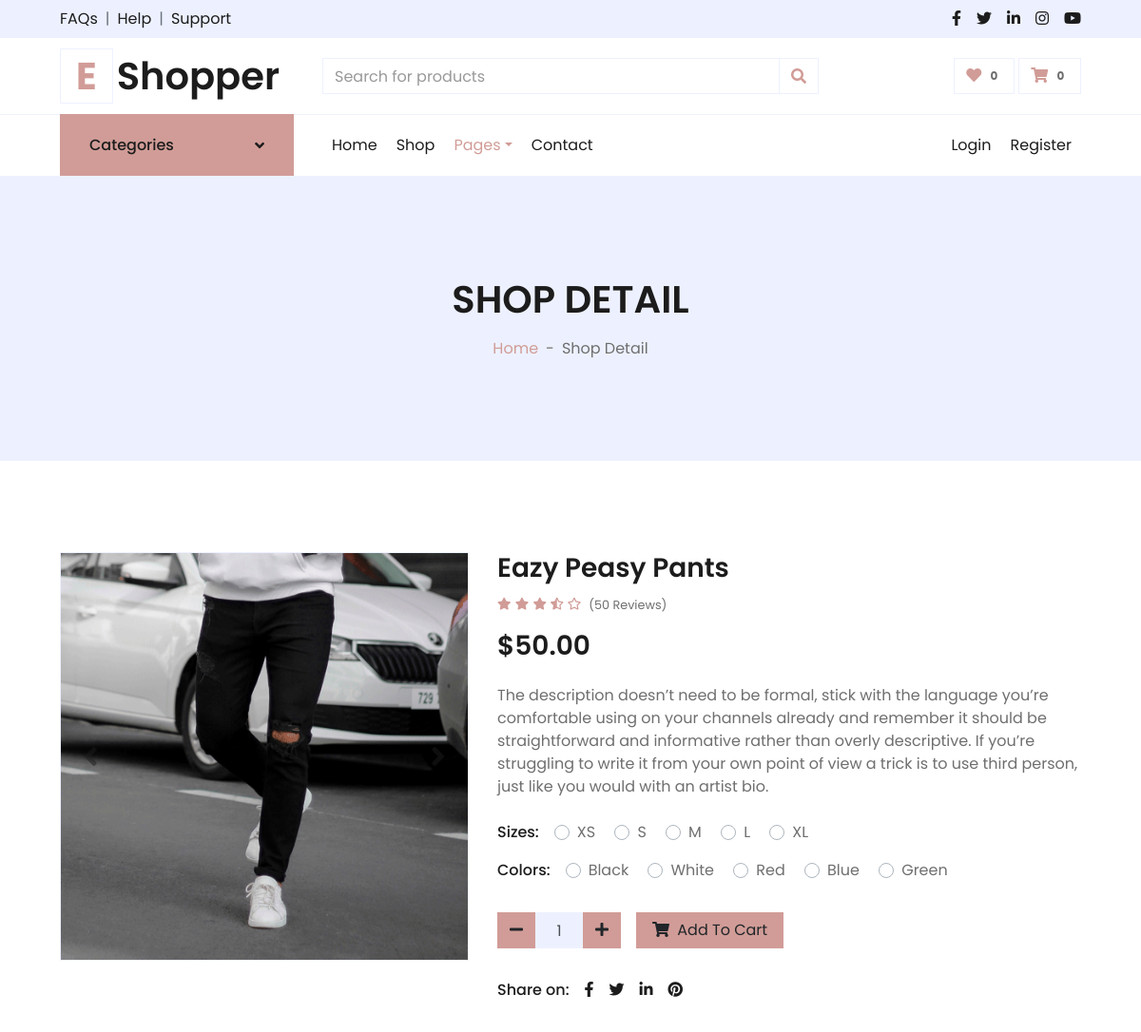
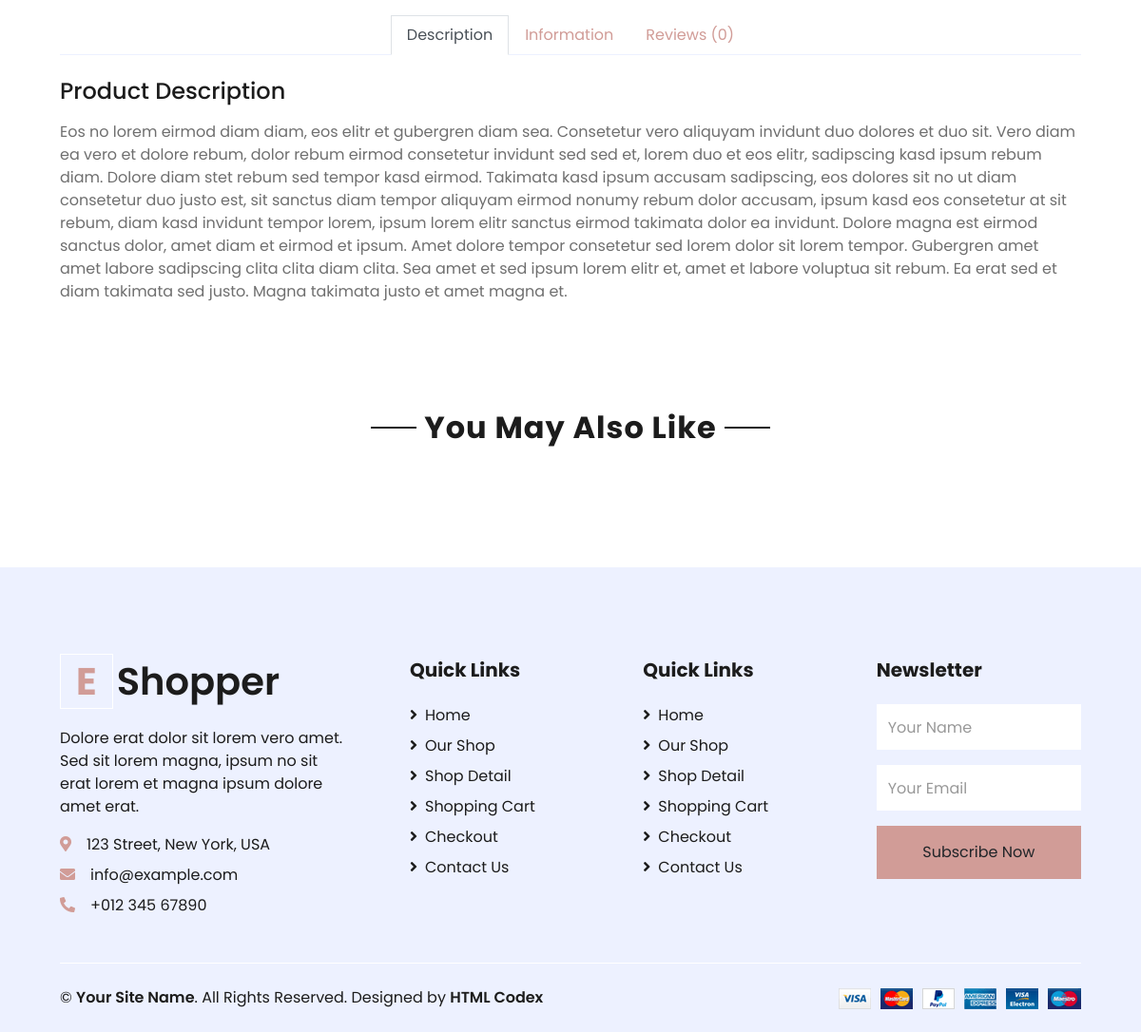
The page /products/9 on the database its author committed (2 pictures, top to bottom).
### online_shop/models.py (models this page shows, shortened)
class Product(models.Model):
    product_code = models.CharField(max_length=10)
    product_name = models.CharField(max_length=50)
    price = models.IntegerField()
    product_desc_short = models.TextField()
    product_desc_long = models.TextField()
    product_information = models.TextField()
    product_photo = models.ImageField(upload_to='product_photo', blank=True)
    categories = models.ManyToManyField(Category)
    trendy = models.BooleanField(default=False)
    new_product = models.BooleanField(default=False)

### online_shop/views.py (the view)
# urls.py: path('products/<int:id>', views.ProductDetailView.as_view(), name='product-detail'),
class ProductDetailView(View):
    def get(self, request, id):
        product = Product.objects.get(pk=id)
        new_product = Product.objects.filter(new_product=True)[:8]
        return render(request, 'online_shop/product_detail.html', {
            'product': product,
            'products_recommendation': new_product,
            })

### online_shop/context_processors.py (called while the page is built)
def check_user_logged_in(request):
    is_logged_in = request.user.is_authenticated
    return {'user_logged_in': is_logged_in}

### online_shop/templates/online_shop/product_detail.html (shortened to what this page needs)
{% extends 'base.html' %}
{% load static %}
{% block navbar %}
    {% include 'online_shop/navbar.html' %}
{% endblock navbar %}
{% block content %}
    <div class="container-fluid bg-secondary mb-5">
        <div class="d-flex flex-column align-items-center justify-content-center" style="min-height: 300px">
            <h1 class="font-weight-semi-bold text-uppercase mb-3">Shop Detail</h1>
            <div class="d-inline-flex">
                <p class="m-0"><a href="">Home</a></p>
                <p class="m-0 px-2">-</p>
                <p class="m-0">Shop Detail</p>
            </div>
        </div>
    </div>
    <div class="container-fluid py-5">
        <div class="row px-xl-5">
            <div class="col-lg-5 pb-5">
                <div id="product-carousel" class="carousel slide" data-ride="carousel">
                    <div class="carousel-inner border">
                        <div class="carousel-item active">
                            <img class="w-100 h-100" src="{{product.product_photo.url}}" alt="Image">
                        </div>
                    </div>
                    <a class="carousel-control-prev" href="#product-carousel" data-slide="prev">
                        <i class="fa fa-2x fa-angle-left text-dark"></i>
                    </a>
                    <a class="carousel-control-next" href="#product-carousel" data-slide="next">
                        <i class="fa fa-2x fa-angle-right text-dark"></i>
                    </a>
                </div>
            </div>
            <div class="col-lg-7 pb-5">
                <h3 class="font-weight-semi-bold">{{product.product_name}}</h3>
                <div class="d-flex mb-3">
                    <div class="text-primary mr-2">
                        <small class="fas fa-star"></small>
                        <small class="fas fa-star"></small>
                        <small class="fas fa-star"></small>
                        <small class="fas fa-star-half-alt"></small>
                        <small class="far fa-star"></small>
                    </div>
                    <small class="pt-1">(50 Reviews)</small>
                </div>
                <h3 class="font-weight-semi-bold mb-4">${{product.price}}.00</h3>
                <p class="mb-4">{{product.product_desc_short}}</p>
                <div class="d-flex mb-3">
                    <p class="text-dark font-weight-medium mb-0 mr-3">Sizes:</p>
                    <form id="size-form">
                        <div class="custom-control custom-radio custom-control-inline">
                            <label class="custom-control-label" for="size-1">XS</label>
                        </div>
                        <div class="custom-control custom-radio custom-control-inline">
                            <label class="custom-control-label" for="size-2">S</label>
                        </div>
                        <div class="custom-control custom-radio custom-control-inline">
                            <label class="custom-control-label" for="size-3">M</label>
                        </div>
                        <div class="custom-control custom-radio custom-control-inline">
                            <label class="custom-control-label" for="size-4">L</label>
                        </div>
                        <div class="custom-control custom-radio custom-control-inline">
                            <label class="custom-control-label" for="size-5">XL</label>
                        </div>
                    </form>
                </div>
                <div class="d-flex mb-4">
                    <p class="text-dark font-weight-medium mb-0 mr-3">Colors:</p>
                    <form>
                        <div class="custom-control custom-radio custom-control-inline">
                            <label class="custom-control-label" for="color-1">Black</label>
                        </div>
                        <div class="custom-control custom-radio custom-control-inline">
                            <label class="custom-control-label" for="color-2">White</label>
                        </div>
                        <div class="custom-control custom-radio custom-control-inline">
                            <label class="custom-control-label" for="color-3">Red</label>
                        </div>
                        <div class="custom-control custom-radio custom-control-inline">
                            <label class="custom-control-label" for="color-4">Blue</label>
                        </div>
                        <div class="custom-control custom-radio custom-control-inline">
                            <label class="custom-control-label" for="color-5">Green</label>
                        </div>
                    </form>
                </div>
                <div class="d-flex align-items-center mb-4 pt-2">
                    <div class="input-group quantity mr-3" style="width: 130px;">
                        <div class="input-group-btn">
                            <button class="btn btn-primary btn-minus" >
                            <i class="fa fa-minus"></i>
                            </button>
                        </div>
                        <input id="order-quantity" type="text" class="form-control bg-secondary text-center" value="1">
                        <div class="input-group-btn">
                            <button class="btn btn-primary btn-plus">
                                <i class="fa fa-plus"></i>
                            </button>
                        </div>
                    </div>
                    <button id="add-to-cart" data-action="mod" data-id={{product.id}} data-price={{product.price}} class="btn btn-primary px-3"><i class="fa fa-shopping-cart mr-1"></i> Add To Cart</button>
                </div>
                <div class="d-flex pt-2">
                    <p class="text-dark font-weight-medium mb-0 mr-2">Share on:</p>
                    <div class="d-inline-flex">
                        <a class="text-dark px-2" href="">
                            <i class="fab fa-facebook-f"></i>
                        </a>
                        <a class="text-dark px-2" href="">
                            <i class="fab fa-twitter"></i>
                        </a>
                        <a class="text-dark px-2" href="">
                            <i class="fab fa-linkedin-in"></i>
                        </a>
                        <a class="text-dark px-2" href="">
                            <i class="fab fa-pinterest"></i>
                        </a>
                    </div>
                </div>
            </div>
        </div>
        <div class="row px-xl-5">
            <div class="col">
                <div class="nav nav-tabs justify-content-center border-secondary mb-4">
                    <a class="nav-item nav-link active" data-toggle="tab" href="#tab-pane-1">Description</a>
                    <a class="nav-item nav-link" data-toggle="tab" href="#tab-pane-2">Information</a>
                    <a class="nav-item nav-link" data-toggle="tab" href="#tab-pane-3">Reviews (0)</a>
                </div>
                <div class="tab-content">
                    <div class="tab-pane fade show active" id="tab-pane-1">
                        <h4 class="mb-3">Product Description</h4>
                        <p>{{product.product_desc_long}}</p>
                    </div>
                </div>
            </div>
        </div>
    </div>
    <div class="container-fluid py-5">
        <div class="text-center mb-4">
            <h2 class="section-title px-5"><span class="px-2">You May Also Like</span></h2>
        </div>
        </div>
{% endblock content %}

### rows shown on the page
Product: product_photo (picture), product_name "Eazy Peasy Pants", price "50", product_desc_short "The description doesn’t need to be formal, stick with the language you’re comfortable using on your channels already and remember it should be straightforward and informative rather than overly descriptive. If you’re struggling to write it from your own point of view a trick is to use third person, just like you would with an artist bio.", product_desc_long "Eos no lorem eirmod diam diam, eos elitr et gubergren diam sea. Consetetur vero aliquyam invidunt duo dolores et duo sit. Vero diam ea vero et dolore rebum, dolor rebum eirmod consetetur invidunt sed sed et, lorem duo et eos elitr, sadipscing kasd ipsum rebum diam. Dolore diam stet rebum sed tempor kasd eirmod. Takimata kasd ipsum accusam sadipscing, eos dolores sit no ut diam consetetur duo justo est, sit sanctus diam tempor aliquyam eirmod nonumy rebum dolor accusam, ipsum kasd eos consetetur at sit rebum, diam kasd invidunt tempor lorem, ipsum lorem elitr sanctus eirmod takimata dolor ea invidunt. Dolore magna est eirmod sanctus dolor, amet diam et eirmod et ipsum. Amet dolore tempor…"
